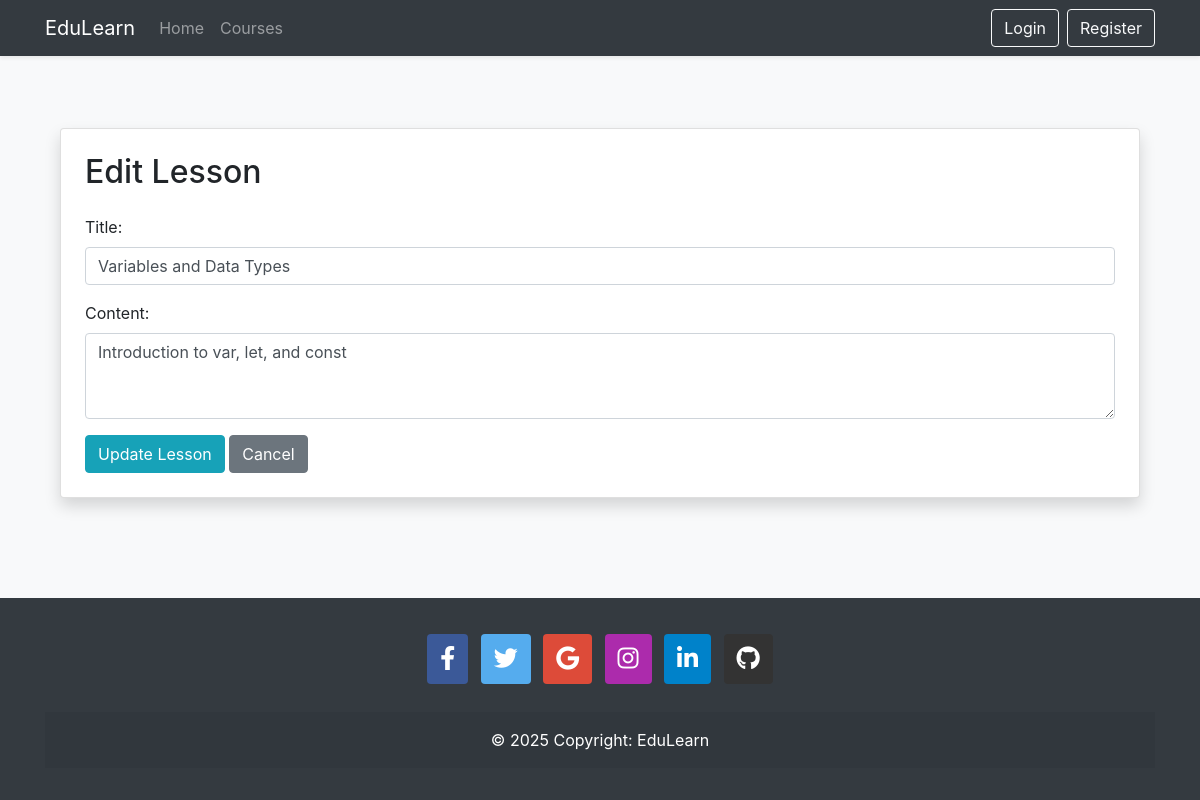
The page /lessons/edit/13/ on the database its author committed.
### courses/models.py (models this page shows, shortened)
class Lesson(models.Model):
    course = models.ForeignKey(Course, on_delete=models.CASCADE, related_name='lessons')
    title = models.CharField(max_length=200)
    content = models.TextField()
    video_url = models.URLField(null=True, blank=True)
    completion_status = models.BooleanField(default=False)

### courses/views.py (the view)
# urls.py: path("lessons/edit/<int:lesson_id>/", views.edit_lesson, name="edit_lesson"),
def edit_lesson(request, lesson_id):
    lesson = get_object_or_404(Lesson, id=lesson_id)
    if request.method == 'POST':
        form = LessonForm(request.POST, instance=lesson)
        if form.is_valid():
            form.save()
            messages.success(request, "Updated lesson details")
            return redirect('course_detail', course_id=lesson.course.id)
        else:
            messages.error(request, "Error adding course. Please try again.")
    else:
        form = LessonForm(instance=lesson)
    return render(request, 'courses/edit_lesson.html', {'form': form, 'lesson': lesson})

### courses/forms.py
class LessonForm(forms.ModelForm):
    class Meta:
        model = Lesson
        fields = ["title", "content"]
        widgets = {
            "title": forms.TextInput(attrs={"class": "form-control"}),
            "content": forms.Textarea(attrs={"class": "form-control", "rows": 3}),
        }

### templates/courses/edit_lesson.html (shortened to what this page needs)
{% extends "base.html" %}
{% block content %}
<div class="container mt-5">
    <div class="card p-4 shadow">
        <h2 class="mb-4">Edit Lesson</h2>
        <form method="post">
            {{ form.as_p }}
            <button type="submit" class="btn btn-info">Update Lesson</button>
            <a href="{% url 'course_detail' lesson.course.id %}" class="btn btn-secondary">Cancel</a>
        </form>
    </div>
</div>
{% endblock %}

### rows shown on the page
Lesson: title "Variables and Data Types", content "Introduction to var, let, and const"
